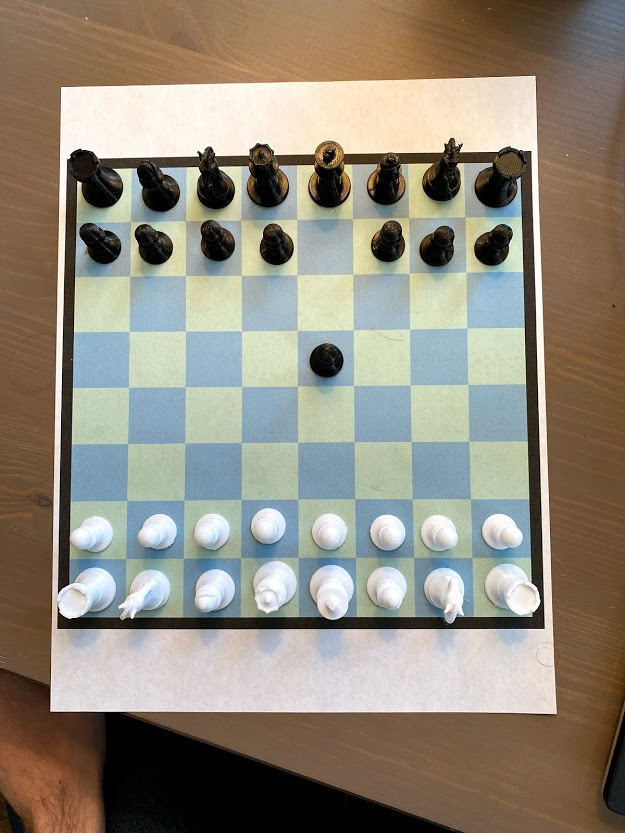
#> input picture images/blackonblack.jpg, 625 x 833 px
$ python -i find_chessboard.py   (imports and definitions only)
#> lines starting #> are read from the running program, lines starting #| are printed output that depends on the picture; after the words box and inside, x2 and y2 are one past the last pixel; in counts of white or black regions, pixels touching at a corner belong together
#> further down, picture is the input picture: shape (833, 625, 3); mean B, G, R 124.7, 138.3, 145.3
### chessbot/cvutil/HoughBundler.py
import math

#
# Code written by banderlog013 of Stack Overflow at:
# https://stackoverflow.com/questions/45531074/how-to-merge-lines-after-houghlinesp
# With modification by me in merge_line_segments_averaged()
#

class HoughBundler:
    '''Clasterize and merge each cluster of cv2.HoughLinesP() output
    a = HoughBundler()
    foo = a.process_lines(houghP_lines, binary_image)
    '''

    def get_orientation(self, line):
        '''get orientation of a line, using its length
        https://en.wikipedia.org/wiki/Atan2
        '''
        orientation = math.atan2(abs((line[0] - line[2])), abs((line[1] - line[3])))
        return math.degrees(orientation)

    def checker(self, line_new, groups, min_distance_to_merge, min_angle_to_merge):
        '''Check if line have enough distance and angle to be count as similar
        '''
        for group in groups:
            # walk through existing line groups
            for line_old in group:
                # check distance
                if self.get_distance(line_old, line_new) < min_distance_to_merge:
                    # check the angle between lines
                    orientation_new = self.get_orientation(line_new)
                    orientation_old = self.get_orientation(line_old)
                    # if all is ok -- line is similar to others in group
                    if abs(orientation_new - orientation_old) < min_angle_to_merge:
                        group.append(line_new)
                        return False
        # if it is totally different line
        return True

    def DistancePointLine(self, point, line):
        """Get distance between point and line
        http://local.wasp.uwa.edu.au/~pbourke/geometry/pointline/source.vba
        """
        px, py = point
        x1, y1, x2, y2 = line

        def lineMagnitude(x1, y1, x2, y2):
            'Get line (aka vector) length'
            lineMagnitude = math.sqrt(math.pow((x2 - x1), 2) + math.pow((y2 - y1), 2))
            return lineMagnitude

        LineMag = lineMagnitude(x1, y1, x2, y2)
        if LineMag < 0.00000001:
            DistancePointLine = 9999
            return DistancePointLine

        u1 = (((px - x1) * (x2 - x1)) + ((py - y1) * (y2 - y1)))
        u = u1 / (LineMag * LineMag)

        if (u < 0.00001) or (u > 1):
            #// closest point does not fall within the line segment, take the shorter distance
            #// to an endpoint
            ix = lineMagnitude(px, py, x1, y1)
            iy = lineMagnitude(px, py, x2, y2)
            if ix > iy:
                DistancePointLine = iy
            else:
                DistancePointLine = ix
        else:
            # Intersecting point is on the line, use the formula
            ix = x1 + u * (x2 - x1)
            iy = y1 + u * (y2 - y1)
            DistancePointLine = lineMagnitude(px, py, ix, iy)

        return DistancePointLine

    def get_distance(self, a_line, b_line):
        """Get all possible distances between each dot of two lines and second line
        return the shortest
        """
        dist1 = self.DistancePointLine(a_line[:2], b_line)
        dist2 = self.DistancePointLine(a_line[2:], b_line)
        dist3 = self.DistancePointLine(b_line[:2], a_line)
        dist4 = self.DistancePointLine(b_line[2:], a_line)

        return min(dist1, dist2, dist3, dist4)

    def merge_lines_pipeline_2(self, lines):
        'Clusterize (group) lines'
        groups = []  # all lines groups are here
        # Parameters to play with
        min_distance_to_merge = 100 # set to 30 for original chessboard detection
        min_angle_to_merge = 30
        # first line will create new group every time
        groups.append([lines[0]])
        # if line is different from existing gropus, create a new group
        for line_new in lines[1:]:
            if self.checker(line_new, groups, min_distance_to_merge, min_angle_to_merge):
                groups.append([line_new])
        return groups

    # [25 lines left out: function merge_lines_segments1, not called in this run]

    def merge_line_segments_averaged(self, lines):
        '''
        Merges line segments as an average of the lines, fixes issues with merge_lines_segments1
        having to do with directionality of line
        '''
        orientation = self.get_orientation(lines[0])

        # special case
        if(len(lines) == 1):
            return [lines[0][:2], lines[0][2:]]

        start_points = []
        end_points = []
        # start point is lowest one, vertically or horizontally
        # corrects disparities in directionality of lines returned by HoughLinesP()
        for line in lines:
            if (45 < orientation < 135 and line[1] < line[3]) or \
                ((not (45 < orientation < 135)) and line[0] < line[2]):
                start_points.append(line[:2])
                end_points.append(line[2:])
            else:
                start_points.append(line[2:])
                end_points.append(line[:2])

        avg_start = [0, 0]
        avg_end = [0, 0]
        for (points, avg) in [(start_points, avg_start), (end_points, avg_end)]:
            for p in points:
                avg[0] += p[0]
                avg[1] += p[1]
            avg[0] = int(avg[0] / len(points))
            avg[1] = int(avg[1] / len(points))

        return [avg_start, avg_end]

    def separate_xy_lines(self, lines):
        lines_x = []
        lines_y = []
        # for every line of cv2.HoughLinesP()
        for line_i in [l[0] for l in lines]:
            orientation = self.get_orientation(line_i)
            # if vertical
            if 45 < orientation < 135:
                lines_y.append(line_i)
            else:
                lines_x.append(line_i)

        lines_y = sorted(lines_y, key=lambda line: line[1])
        lines_x = sorted(lines_x, key=lambda line: line[0])

        return lines_x, lines_y

    def process_lines(self, lines, img):
        '''Main function for lines from cv.HoughLinesP() output merging
        for OpenCV 3
        lines -- cv.HoughLinesP() output
        img -- binary image
        '''
        lines_x, lines_y = self.separate_xy_lines(lines)
        merged_lines_all = []

        # for each cluster in vertical and horizantal lines leave only one line
        for i in [lines_x, lines_y]:
            if len(i) > 0:
                groups = self.merge_lines_pipeline_2(i)
                merged_lines = []
                for group in groups:
                    merged_lines.append(self.merge_line_segments_averaged(group))

                merged_lines_all.extend(merged_lines)

        return merged_lines_all

### chessbot/cvutil/find_chessboard.py
import chessbot.cvutil.transform as transform
import numpy as np
import imutils
import cv2
from numpy.core.numeric import Infinity
from .HoughBundler import HoughBundler

def filter_clustered_lines(lines, number):
    # returns (retVal, lines)
    # retVal is False if there aren't enough lines to cluster

    if (len(lines) < number):
        # not enough lines were found to make a chessboard
        return (False, [])

    hb = HoughBundler()

    clusterStart = 0
    clusterEnd = number
    cluster = (clusterStart, clusterEnd)
    minClusterSpanSqr = Infinity
    while clusterEnd < len(lines):
        a, b = lines[clusterStart], lines[clusterEnd]
        ma, mb = [(a[0]+a[2])/2, (a[1]+a[3])/2], [(b[0]+b[2])/2, (b[1]+b[3])/2]
        distSqr = (mb[0]-ma[0])*(mb[0]-ma[0]) + (mb[1]-ma[1])*(mb[1]-ma[1])
        if distSqr < minClusterSpanSqr:
            cluster = (clusterStart, clusterEnd)
            minClusterSpanSqr = distSqr
        clusterStart += 1
        clusterEnd += 1

    return (True, lines[cluster[0]:cluster[1]])

def filter_chessboard_lines(lines):
    # find the 9 lines (both horizontally and vertically) that are most closely clustered
    # could find the median line, then find the 8 closest lines to the median
    # returns (retVal, hlines, vlines)

    hb = HoughBundler()

    lines_x = []
    lines_y = []
    for line_i in lines:
        line_i = line_i[0] + line_i[1]
        orientation = hb.get_orientation(line_i)
        # if vertical
        if 45 < orientation < 135:
            lines_y.append(line_i)
        else:
            lines_x.append(line_i)

    lines_y = sorted(lines_y, key=lambda line: line[1])
    lines_x = sorted(lines_x, key=lambda line: line[0])

    # horizontal lines
    ret_x, lines_x = filter_clustered_lines(lines_x, 9)
    ret_y, lines_y = filter_clustered_lines(lines_y, 9)

    if not ret_x or not ret_y:
        return (False, None, None)

    return (True, lines_x, lines_y)

# [24 lines left out: function find_square_corners, not called in this run]

def find_bw_chessboard(image, threshold=100, lineThreshold=100, filterStrength=100, minBoardLength=300, dilationSize=2, debug=False):
#> called with threshold = 100, lineThreshold = 100, filterStrength = 100, minBoardLength = 300, dilationSize = 2, debug = False
    imageGray = cv2.cvtColor(image, cv2.COLOR_BGR2GRAY)
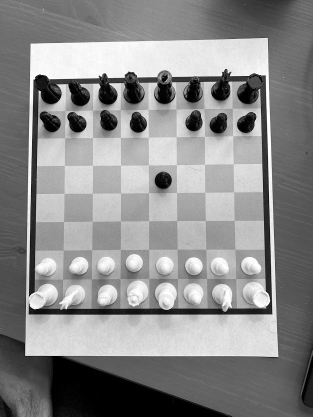
#> imageGray: shape (833, 625) (shown at 1/2 size); min 0, max 255, mean 138.8

    # increase contrast with histogram equalization
    imageGray = cv2.equalizeHist(imageGray)
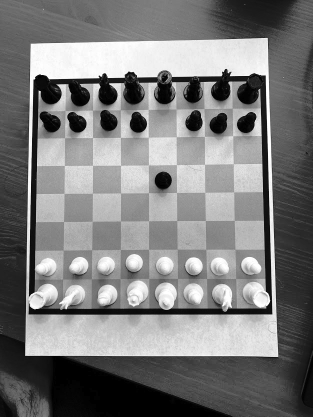
#> imageGray: shape (833, 625) (shown at 1/2 size); min 0, max 255, mean 124.1

    # a filtering step to smooth noise in the image, then thresholding
    filtered = cv2.bilateralFilter(imageGray, 5, filterStrength, filterStrength)
    ret, thresh = cv2.threshold(filtered, threshold, 255, cv2.THRESH_BINARY_INV)
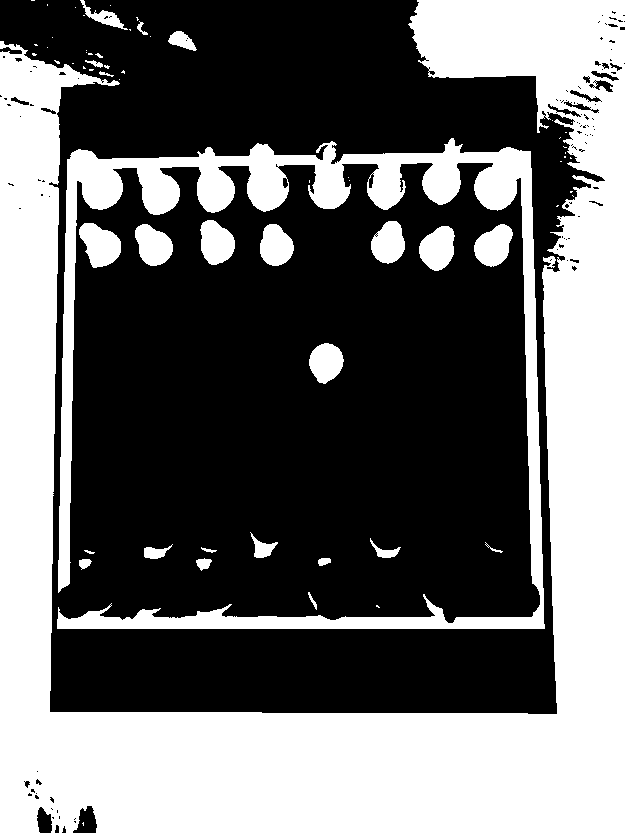
#> thresh: shape (833, 625); 41.6% white; 65 white regions (39 under 20 px), largest, box (x1, y1, x2, y2) and area: (0, 0, 625, 833) 172134, (57, 138, 545, 629) 33168, (79, 223, 121, 268) 1281
#> ret = 100

    # find edges, dilate edges, then find lines
    edges = cv2.Canny(thresh, 50, 150, apertureSize=3)
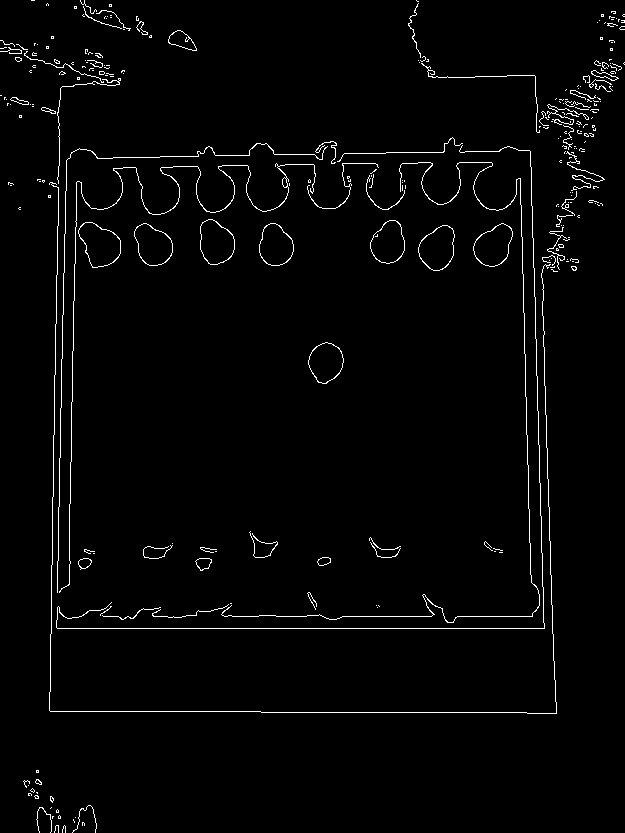
#> edges: shape (833, 625); 2.1% white in thin lines or dots
    dilationKernel = cv2.getStructuringElement(cv2.MORPH_ELLIPSE, (2*dilationSize+1, 2*dilationSize+1), (dilationSize, dilationSize))
    edges = cv2.dilate(edges, dilationKernel)
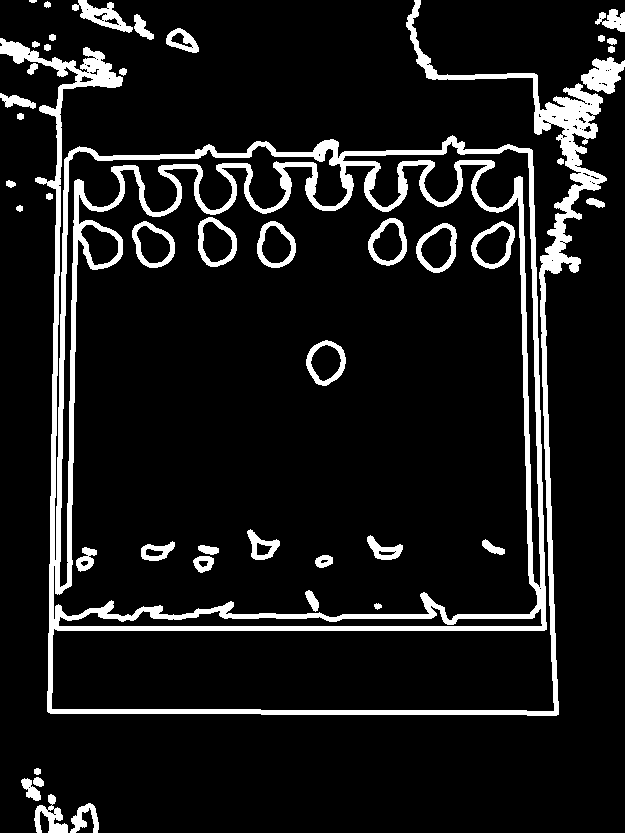
#> edges: shape (833, 625); 10.2% white; 45 white regions, largest, box (x1, y1, x2, y2) and area: (0, 0, 607, 716) 40885, (581, 57, 625, 94) 988, (72, 0, 133, 33) 783
    lines = cv2.HoughLinesP(edges, rho=1.1, theta=np.pi/180, threshold=lineThreshold, minLineLength=minBoardLength, maxLineGap=100)
#> lines = 118 rows, first 6: [48, 832, 61, 60], [46, 816, 59, 59], [47, 710, 558, 710], [55, 832, 68, 63], [53, 832, 66, 62], [540, 256, 556, 715]

    if debug:
        # stack images for display
        rImageGray = imutils.resize(imageGray, width=350)
        rFiltered = imutils.resize(filtered, width=350)
        rThresh = imutils.resize(thresh, width=350)
        rEdges = imutils.resize(edges, width=350)
        stacked = np.hstack([rImageGray, rFiltered, rThresh, rEdges])
        cv2.imshow("Chessboard Pre-processing", stacked)
        cv2.waitKey(0)

    # merge lines
    hb = HoughBundler()
    merged_lines = hb.process_lines(lines, image)
#> the loop in separate_xy_lines, `for line_i in [l[0] for l in lines]:` made 118 passes
#> (line_i, orientation) on passes 1 to 8: ([48, 832, 61, 60], 0.965), ([46, 816, 59, 59], 0.984), ([47, 710, 558, 710], 90), ([55, 832, 68, 63], 0.968), ([53, 832, 66, 62], 0.967), ([540, 256, 556, 715], 2), ([71, 713, 71, 300], 0), ([526, 73, 548, 715], 1.96)
#> after the loop in separate_xy_lines, `for line_i in [l[0] for l in lines]:`: lines_x = 41 items, first 6: [48, 832, 61, 60], [46, 816, 59, 59], [55, 832, 68, 63], [53, 832, 66, 62], [540, 256, 556, 715], [71, 713, 71, 300]; lines_y = 77 items, first 6: [47, 710, 558, 710], [50, 626, 554, 626], [50, 628, 554, 628], [51, 713, 558, 713], [47, 711, 558, 711], [50, 630, 553, 630]
#> in separate_xy_lines, `lines_y = sorted(lines_y, key=lambda line: line[1])`: lines_y = 77 items, first 6: [256, 141, 578, 264], [256, 142, 577, 265], [254, 142, 578, 266], [253, 144, 561, 268], [249, 147, 559, 272], [199, 149, 564, 246]
#> in separate_xy_lines, `lines_x = sorted(lines_x, key=lambda line: line[0])`: lines_x = 41 items, first 6: [46, 816, 59, 59], [47, 708, 58, 68], [47, 694, 57, 72], [48, 832, 61, 60], [49, 832, 62, 63], [49, 708, 60, 72]
#> the loop in process_lines, `for i in [lines_x, lines_y]:` made 2 passes
#> (min_distance_to_merge in merge_lines_pipeline_2, min_angle_to_merge in merge_lines_pipeline_2) on pass 1: (100, 30)
    retVal, lines_x, lines_y = filter_chessboard_lines(merged_lines)
#> the loop in filter_chessboard_lines, `for line_i in lines:` made 5 passes
#> line_i on passes 1 to 5: [[55, 655], [67, 114]], [[480, 280], [587, 327]], [[514, 73], [535, 681]], [[457, 166], [209, 229]], [[545, 617], [51, 617]]

    if debug:
        # display lines pre-merging
        unmerged = image.copy()
        a,b,c = lines.shape
        for i in range(a):
            cv2.line(unmerged, (lines[i][0][0], lines[i][0][1]), (lines[i][0][2], lines[i][0][3]), (0, 0, 255), 1, cv2.LINE_AA)
            cv2.circle(unmerged, (lines[i][0][0], lines[i][0][1]), 3, (255, 0, 0), -1)
            cv2.circle(unmerged, (lines[i][0][2], lines[i][0][3]), 3, (0, 255, 0), -1)

        unmerged = imutils.resize(unmerged, width=400)

        # display lines without clustering
        merged = image.copy()
        for line in merged_lines:
            cv2.line(merged, (line[0][0], line[0][1]), (line[1][0], line[1][1]), (0, 0, 255), 3, cv2.LINE_AA)
        merged = imutils.resize(merged, width=400)

        stacked = np.hstack([unmerged, merged])
        cv2.imshow("HoughLinesP, HoughBundler", stacked)
        cv2.waitKey(0)

    if not retVal:
        print("[INFO] No chess board found")
        return (False, None)

    rImage = image.copy()
    for i in [lines_x, lines_y]:
        for line in i:
            cv2.line(rImage, (line[0], line[1]), (line[2], line[3]), (0, 0, 255), 3, cv2.LINE_AA)

    # display
    rImage = imutils.resize(rImage, width=400)
    cv2.imshow("Hough Line Detection", rImage)
    cv2.waitKey(0)

    corners = find_square_corners(image, lines_x, lines_y)

    return (True, corners)

# [123 lines left out: functions find_largest_contour, crop_to_chessboard, not called in this run]

>>> import cv2
>>> picture = cv2.imread('../../images/blackonblack.jpg')
>>> result = find_bw_chessboard(picture)

$ run again, on images/blackonwhite.jpg
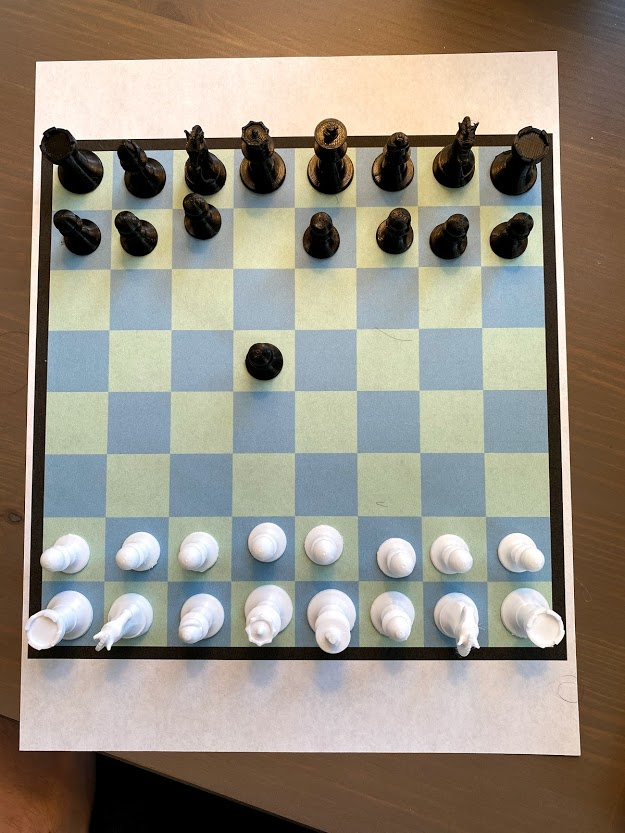
#> input picture images/blackonwhite.jpg, 625 x 833 px
#> picture is the input picture: shape (833, 625, 3); mean B, G, R 129.2, 141.9, 149
#> in find_bw_chessboard, `ret, thresh = cv2.threshold(filtered, threshold, 255, cv2.THRESH_BINAR..`:
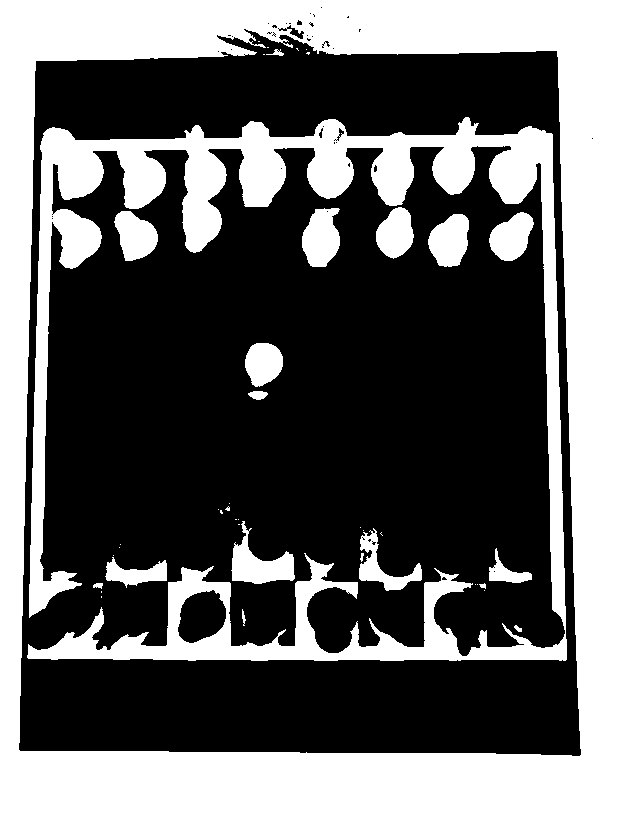
#> thresh: shape (833, 625); 40.4% white; 43 white regions (24 under 20 px), largest, box (x1, y1, x2, y2) and area: (0, 0, 625, 833) 142484, (27, 117, 567, 661) 53997, (231, 521, 295, 584) 1818
#> ret = 100
#> in find_bw_chessboard, `edges = cv2.dilate(edges, dilationKernel)`:
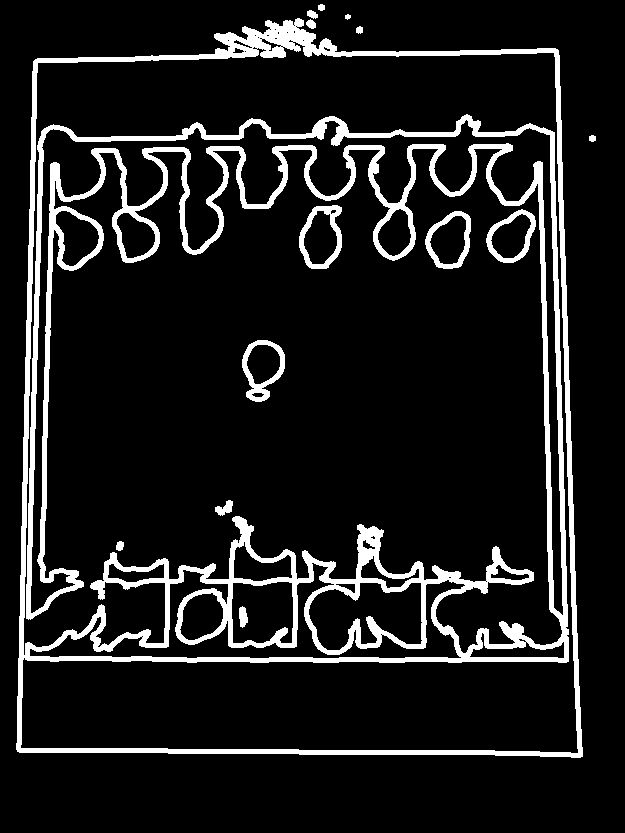
#> edges: shape (833, 625); 11.2% white; 14 white regions, largest, box (x1, y1, x2, y2) and area: (16, 18, 583, 758) 54327, (299, 205, 342, 269) 914, (242, 340, 285, 402) 886
#> lines = 136 rows, first 6: [556, 49, 581, 756], [554, 48, 579, 757], [21, 752, 33, 61], [168, 753, 582, 753], [18, 658, 576, 658], [547, 48, 572, 757]
#> the loop in separate_xy_lines, `for line_i in [l[0] for l in lines]:` made 136 passes
#> (line_i, orientation) on passes 1 to 8: ([556, 49, 581, 756], 2.03), ([554, 48, 579, 757], 2.02), ([21, 752, 33, 61], 0.995), ([168, 753, 582, 753], 90), ([18, 658, 576, 658], 90), ([547, 48, 572, 757], 2.02), ([540, 48, 553, 756], 1.05), ([18, 659, 578, 659], 90)
#> after the loop in separate_xy_lines, `for line_i in [l[0] for l in lines]:`: lines_x = 34 items, first 6: [556, 49, 581, 756], [554, 48, 579, 757], [21, 752, 33, 61], [547, 48, 572, 757], [540, 48, 553, 756], [22, 752, 34, 60]; lines_y = 102 items, first 6: [168, 753, 582, 753], [18, 658, 576, 658], [18, 659, 578, 659], [17, 751, 582, 751], [35, 60, 558, 51], [32, 138, 342, 138]
#> in separate_xy_lines, `lines_y = sorted(lines_y, key=lambda line: line[1])`: lines_y = 102 items, first 6: [214, 34, 559, 64], [151, 55, 555, 48], [37, 58, 557, 49], [35, 59, 558, 50], [35, 60, 558, 51], [35, 61, 555, 52]
#> in separate_xy_lines, `lines_x = sorted(lines_x, key=lambda line: line[0])`: lines_x = 34 items, first 6: [18, 748, 24, 394], [19, 750, 27, 282], [20, 748, 32, 71], [21, 752, 33, 61], [22, 752, 34, 60], [25, 749, 32, 358]
#> the loop in process_lines, `for i in [lines_x, lines_y]:` made 2 passes
#> (min_distance_to_merge in merge_lines_pipeline_2, min_angle_to_merge in merge_lines_pipeline_2) on pass 1: (100, 30)
#> the loop in filter_chessboard_lines, `for line_i in lines:` made 5 passes
#> line_i on passes 1 to 5: [[28, 707], [38, 152]], [[274, 382], [351, 33]], [[549, 102], [566, 673]], [[437, 155], [166, 171]], [[497, 620], [112, 622]]
